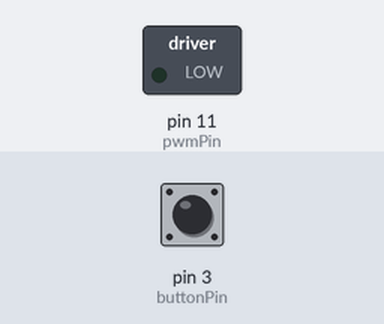
Bench run of a sketch on a simulated Arduino Uno, built with avr-gcc and run on an emulated ATmega328P. On the bench: switched loads named in the sketch (green lamp = pin HIGH). Inputs (shaded band) come from the test bench; at power-on: pin 3 (buttonPin) HIGH.

Above: at 1.2 s.
1.3 s: pin 3 (buttonPin) pulled LOW for 0.15 s
At 1.45 s:
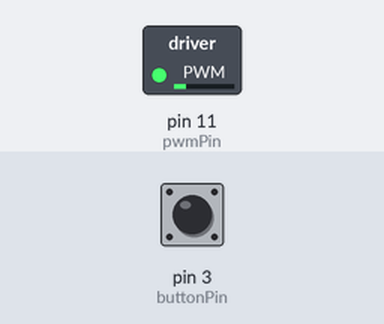
4.3 s: pin 3 (buttonPin) pulled LOW for 1 s
At 4.95 s:
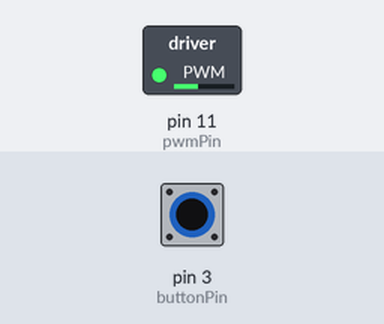
7.3 s: pin 3 (buttonPin) pulled LOW for 3.2 s
At 12.0 s:
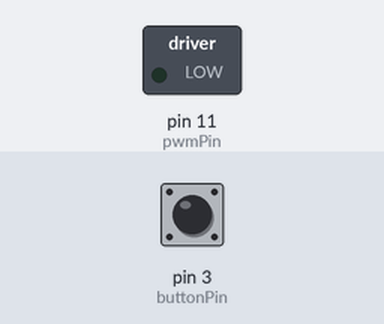
Timing chart, 0 to 13.5 s (numbered marks = the images above; inputs shaded):
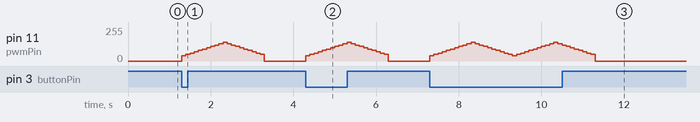

Measured:
- after the input at 1.3 s, pin 11 (pwmPin): rises from 0/255 to 140/255 in 1.0 s, then falls to 0/255 in 1.0 s
- after the input at 4.3 s, pin 11 (pwmPin): rises from 0/255 to 140/255 in 1.0 s, then falls to 0/255 in 1.0 s

The sketch:

TU_arduino_PWM.ino
```cpp
const int pwmPin = 11;   // PWM pin
const int buttonPin = 3;  // button pin

int buttonState = HIGH;

void setup() {
  pinMode(pwmPin, OUTPUT);

 // initialize the pushbutton pin as an input:
  pinMode(buttonPin, INPUT_PULLUP);
  attachInterrupt(digitalPinToInterrupt(buttonPin), motorOperation, CHANGE);
}

void loop() {

  if (buttonState == LOW){
    for (int i = 0; i < 10; i++){
      analogWrite(pwmPin, 40 + 10*i);
      delay(100);
    }

    for (int i = 10; i > 0; i--){
      analogWrite(pwmPin, 40 + 10*i);
      delay(100);
    }
  }
  else{
    analogWrite(pwmPin, 0);
  }
}

void motorOperation(){
  buttonState = digitalRead(buttonPin);
}
```
